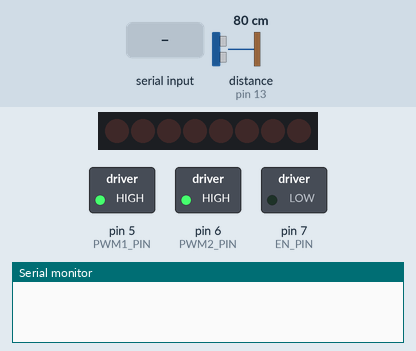
Simulated run of this sketch. Board: Arduino Uno, built with avr-gcc and run on an emulated ATmega328P. Parts: 8 shift-register outputs drawn as a row of LEDs (first output left, lit = HIGH), switched loads named in the sketch (green lamp = pin HIGH), the last lines printed to the serial monitor. Wiring (inferred from the names in the program): shift register (74HC595): data pin 8; shift clock pin 2; latch pin 4. Wiring (inferred from the signals the program sends): row of LEDs: on Q0, Q1, Q2, Q3, Q4, Q5, Q6, Q7. The test bench sets the inputs (shaded band); at power-on: distance to the obstacle (sensor on pin 13) 80 cm. The echo pulse lasts 58.3 µs per cm; pins used as bus, display or sensor lines are not drawn.

Above: at 1.2 s.
1.3 s: "F\n" received over Serial
At 2.4 s:
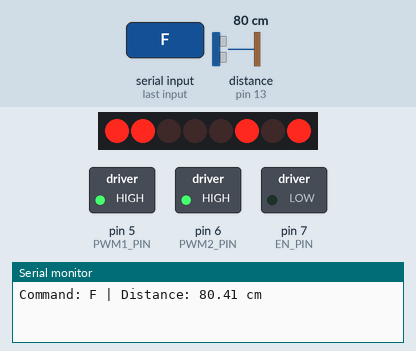
2.8 s: "B\n" received over Serial
At 3.5 s:
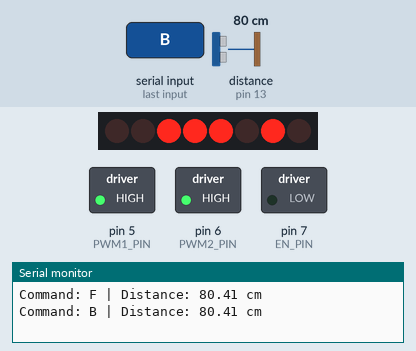
4.3 s: "L\n" received over Serial
At 4.7 s:
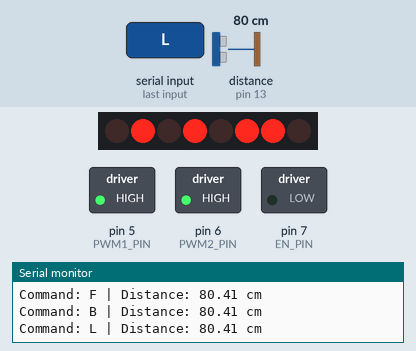
Timing chart, 0 to 7.3 s (numbered marks = the images above; inputs shaded):
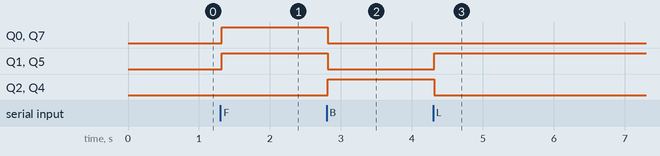

Measured:
- after the input at 1.3 s, Q0, Q1, Q5, Q7: LOW → HIGH at once
- after the input at 2.8 s, Q0, Q1, Q5, Q7: HIGH → LOW at once; Q2, Q4: LOW → HIGH at once
- after the input at 4.3 s, Q1, Q5: LOW → HIGH at once; Q2, Q4: HIGH → LOW at once

The sketch:

code.ino
```cpp
#define PWM1_PIN 5
#define PWM2_PIN 6
#define SHCP_PIN 2
#define EN_PIN   7
#define DATA_PIN 8
#define STCP_PIN 4

#define TRIG_PIN 12
#define ECHO_PIN 13

const int Forward   = 163;
const int Backward  = 92;
const int Turn_Left = 106;
const int Turn_Right= 149;
const int StopMove  = 0;

const int SAFE_DISTANCE = 20; // cm

void Motor(int Dir) {
  digitalWrite(EN_PIN, LOW);
  digitalWrite(PWM1_PIN, HIGH);
  digitalWrite(PWM2_PIN, HIGH);

  digitalWrite(STCP_PIN, LOW);
  shiftOut(DATA_PIN, SHCP_PIN, MSBFIRST, Dir);
  digitalWrite(STCP_PIN, HIGH);
}

void stopRobot() { Motor(StopMove); }
void forwardRobot() { Motor(Forward); }
void backwardRobot() { Motor(Backward); }
void leftRobot() { Motor(Turn_Left); }
void rightRobot() { Motor(Turn_Right); }

float getDistance() {
  digitalWrite(TRIG_PIN, LOW);
  delayMicroseconds(2);

  digitalWrite(TRIG_PIN, HIGH);
  delayMicroseconds(10);

  digitalWrite(TRIG_PIN, LOW);

  float distance = pulseIn(ECHO_PIN, HIGH) / 58.00;
  delay(10);

  return distance;
}

void executeCommand(char c) {
  switch (c) {
    case 'F': forwardRobot(); break;
    case 'B': backwardRobot(); break;
    case 'L': leftRobot(); break;
    case 'R': rightRobot(); break;
    case 'S': stopRobot(); break;
    default: stopRobot(); break;
  }
}

void setup() {
  Serial.begin(9600);

  pinMode(SHCP_PIN, OUTPUT);
  pinMode(EN_PIN, OUTPUT);
  pinMode(DATA_PIN, OUTPUT);
  pinMode(STCP_PIN, OUTPUT);
  pinMode(PWM1_PIN, OUTPUT);
  pinMode(PWM2_PIN, OUTPUT);

  pinMode(TRIG_PIN, OUTPUT);
  pinMode(ECHO_PIN, INPUT);

  stopRobot();
}

void loop() {
  if (Serial.available() > 0) {
    String cmd = Serial.readStringUntil('\n');
    cmd.trim();

    if (cmd.length() == 0) return;

    char c = cmd.charAt(0);
    float distance = getDistance();

    Serial.print("Command: ");
    Serial.print(c);
    Serial.print(" | Distance: ");
    Serial.print(distance);
    Serial.println(" cm");

    if (c == 'F' && distance < SAFE_DISTANCE) {
      stopRobot();
    }
    else {
      executeCommand(c);
    }
  }
}
```
